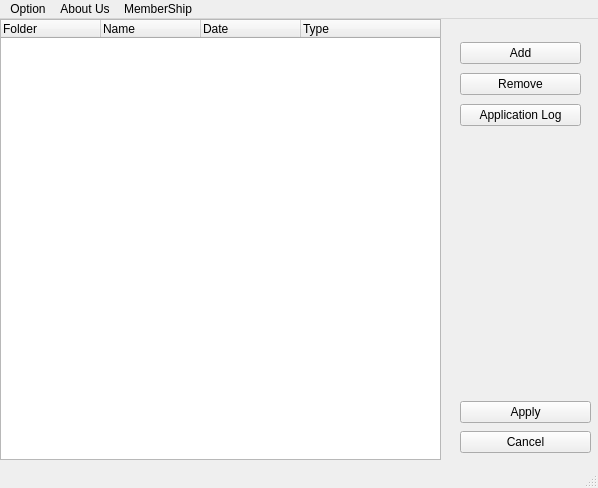
<?xml version="1.0" encoding="UTF-8"?>
<ui version="4.0">
 <class>MainWindow</class>
 <widget class="QMainWindow" name="MainWindow">
  <property name="enabled">
   <bool>true</bool>
  </property>
  <property name="geometry">
   <rect>
    <x>0</x>
    <y>0</y>
    <width>598</width>
    <height>488</height>
   </rect>
  </property>
  <property name="windowTitle">
   <string>MainWindow</string>
  </property>
  <property name="windowIcon">
   <iconset>
    <normaloff>../Folder Pics/folder.png</normaloff>../Folder Pics/folder.png</iconset>
  </property>
  <widget class="QWidget" name="centralwidget">
   <widget class="QTreeWidget" name="treeWidget">
    <property name="geometry">
     <rect>
      <x>0</x>
      <y>0</y>
      <width>441</width>
      <height>441</height>
     </rect>
    </property>
    <column>
     <property name="text">
      <string>Folder</string>
     </property>
    </column>
    <column>
     <property name="text">
      <string>Name</string>
     </property>
    </column>
    <column>
     <property name="text">
      <string>Date</string>
     </property>
    </column>
    <column>
     <property name="text">
      <string>Type</string>
     </property>
    </column>
   </widget>
   <widget class="QWidget" name="layoutWidget">
    <property name="geometry">
     <rect>
      <x>460</x>
      <y>20</y>
      <width>121</width>
      <height>91</height>
     </rect>
    </property>
    <layout class="QVBoxLayout" name="verticalLayout">
     <item>
      <widget class="QPushButton" name="add">
       <property name="text">
        <string>Add</string>
       </property>
      </widget>
     </item>
     <item>
      <widget class="QPushButton" name="remove">
       <property name="text">
        <string>Remove</string>
       </property>
      </widget>
     </item>
     <item>
      <widget class="QPushButton" name="log">
       <property name="text">
        <string>Application Log</string>
       </property>
      </widget>
     </item>
    </layout>
   </widget>
   <widget class="QWidget" name="">
    <property name="geometry">
     <rect>
      <x>460</x>
      <y>380</y>
      <width>131</width>
      <height>58</height>
     </rect>
    </property>
    <layout class="QVBoxLayout" name="verticalLayout_2">
     <item>
      <widget class="QPushButton" name="apply">
       <property name="text">
        <string>Apply</string>
       </property>
      </widget>
     </item>
     <item>
      <widget class="QPushButton" name="cancel">
       <property name="text">
        <string>Cancel</string>
       </property>
      </widget>
     </item>
    </layout>
   </widget>
  </widget>
  <widget class="QMenuBar" name="menubar">
   <property name="geometry">
    <rect>
     <x>0</x>
     <y>0</y>
     <width>598</width>
     <height>22</height>
    </rect>
   </property>
   <widget class="QMenu" name="menuOption">
    <property name="title">
     <string>Option</string>
    </property>
    <widget class="QMenu" name="menuSort">
     <property name="title">
      <string>Sort by</string>
     </property>
     <addaction name="actionName"/>
     <addaction name="separator"/>
     <addaction name="actionDate"/>
     <addaction name="separator"/>
     <addaction name="actionType"/>
     <addaction name="separator"/>
     <addaction name="actionReset"/>
    </widget>
    <addaction name="separator"/>
    <addaction name="menuSort"/>
    <addaction name="separator"/>
    <addaction name="actionUnizp_file"/>
   </widget>
   <widget class="QMenu" name="menuAbout_Us">
    <property name="title">
     <string>About Us</string>
    </property>
    <addaction name="actionHelp"/>
    <addaction name="separator"/>
    <addaction name="separator"/>
    <addaction name="actionPrivacy_policy"/>
   </widget>
   <widget class="QMenu" name="menuMemberShip">
    <property name="title">
     <string>MemberShip</string>
    </property>
    <addaction name="actionWhy_should_we_join_FMS_community"/>
    <addaction name="separator"/>
   </widget>
   <addaction name="menuOption"/>
   <addaction name="menuAbout_Us"/>
   <addaction name="menuMemberShip"/>
  </widget>
  <widget class="QStatusBar" name="statusbar"/>
  <action name="actionName">
   <property name="icon">
    <iconset resource="Image.qrc">
     <normaloff>:/IMAGE1/Folder Pics/sort.png</normaloff>:/IMAGE1/Folder Pics/sort.png</iconset>
   </property>
   <property name="text">
    <string>Name</string>
   </property>
  </action>
  <action name="actionDate">
   <property name="icon">
    <iconset resource="Image.qrc">
     <normaloff>:/IMAGE1/Folder Pics/sort.png</normaloff>:/IMAGE1/Folder Pics/sort.png</iconset>
   </property>
   <property name="text">
    <string>Date</string>
   </property>
  </action>
  <action name="actionType">
   <property name="icon">
    <iconset resource="Image.qrc">
     <normaloff>:/IMAGE1/Folder Pics/sort.png</normaloff>:/IMAGE1/Folder Pics/sort.png</iconset>
   </property>
   <property name="text">
    <string>Type</string>
   </property>
  </action>
  <action name="actionHelp">
   <property name="icon">
    <iconset>
     <normaloff>../Folder Pics/help.png</normaloff>../Folder Pics/help.png</iconset>
   </property>
   <property name="text">
    <string>Help</string>
   </property>
  </action>
  <action name="actionPrivacy_policy">
   <property name="icon">
    <iconset resource="Image.qrc">
     <normaloff>:/IMAGE1/Folder Pics/priavcy.png</normaloff>:/IMAGE1/Folder Pics/priavcy.png</iconset>
   </property>
   <property name="text">
    <string>Privacy and policy</string>
   </property>
  </action>
  <action name="actionWhy_should_we_join_FMS_community">
   <property name="text">
    <string>Why should we join FMS community ?</string>
   </property>
  </action>
  <action name="actionReset">
   <property name="icon">
    <iconset resource="Image.qrc">
     <normaloff>:/IMAGE1/Folder Pics/reset2.png</normaloff>:/IMAGE1/Folder Pics/reset2.png</iconset>
   </property>
   <property name="text">
    <string>Reset</string>
   </property>
  </action>
  <action name="actionUnizp_file">
   <property name="text">
    <string>Unizp file</string>
   </property>
  </action>
 </widget>
 <resources>
  <include location="Image.qrc"/>
 </resources>
 <connections/>
</ui>
